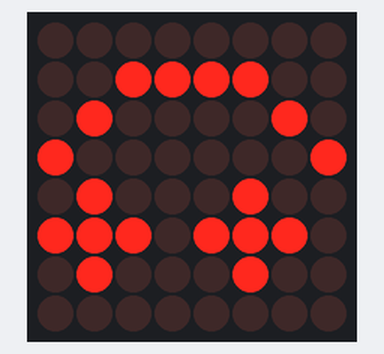
A sketch run on a simulated Arduino Uno, built with avr-gcc and run on an emulated ATmega328P. On the bench: 8×8 LED matrix.

Above: at 0.1 s.

The sketch:

8by8led.ino
```cpp
#include <LedControl.h>
int din=12,cs=11,clk=10;
LedControl lc=LedControl(din,clk,cs,1);

byte a[8]={0X00,0X3C,0X42,0X81,0X44,0XEE,0X44,0X00};


void setup() {
   lc.shutdown(0,false);
   lc.setIntensity(0,8);
   lc.clearDisplay(0);
}

void loop() {
  int i;
  for(i=0;i<8;i++){
    lc.setRow(0,i,a[i]);
  }
  delay(100);
}
```
